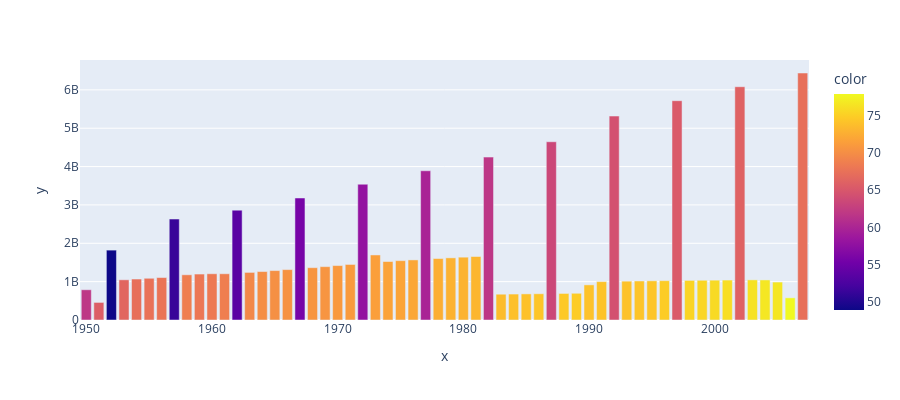

Notebook code cell kept with this figure:
### Code cell
fig = px.bar(df, x=df.ano.sort_values().unique(), 
             y=df.populacao.groupby(df.ano).sum(), 
            color=df.expec_vida.groupby(df.ano).mean(), 
             height=400)
fig.show()
